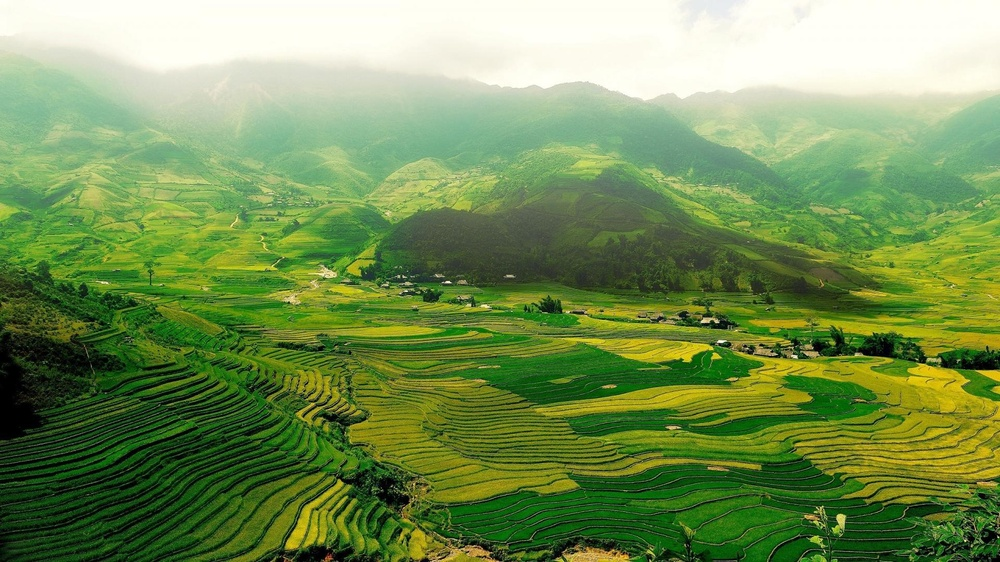
#> input picture Linear-Algebra/Practical-4 (Basic Matrix Operation)/Picture.jpg, 1000 x 562 px, shrunk from 1920 x 1080 before the run
$ python ImageTranslation.py
#> lines starting #> are read from the running program, lines starting #| are printed output that depends on the picture
import numpy as np
import cv2
import matplotlib.pyplot as plt

img = cv2.imread("Picture.jpg")
#> img is the input picture: shape (562, 1000, 3); mean B, G, R 85.7, 145.2, 117.4
img = cv2.cvtColor(img, cv2.COLOR_BGR2RGB)

plt.axis('off')
plt.imshow(img)
plt.show()

rows, cols, dim = img.shape
#> rows = 562; cols = 1000; dim = 3

M = np.float32([[1, 0, -150],
                [0, 1, -150],
                [0, 0, 1]])

translated_img = cv2.warpPerspective(img, M, (cols, rows))
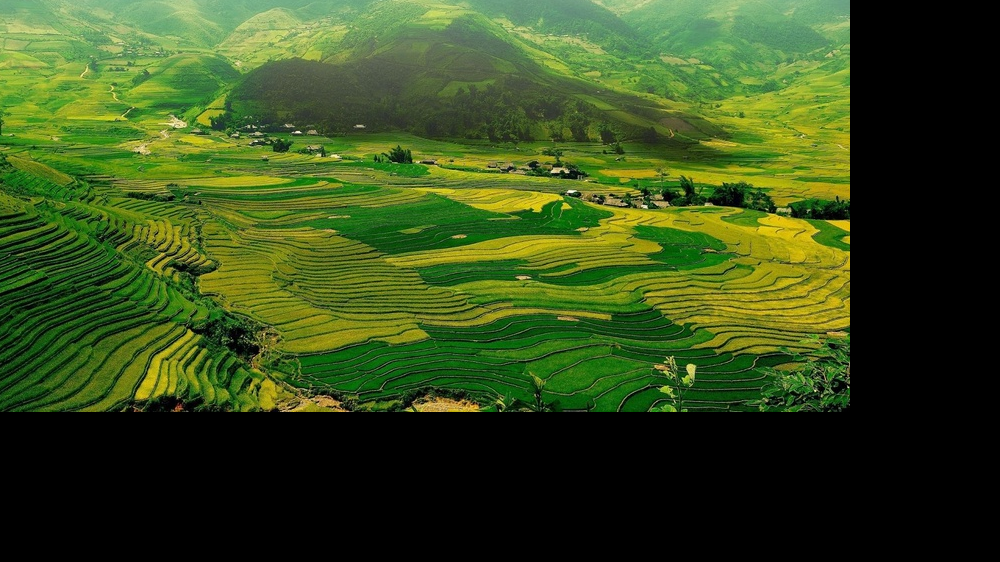
#> translated_img: shape (562, 1000, 3); mean R, G, B 54.2, 74.6, 26.9

plt.axis('off')
plt.imshow(translated_img)
plt.show()
plt.imsave("Picture_translated.jpg", translated_img)

$ run again, with Linear-Algebra/Practical-4 (Basic Matrix Operation)/city_reflected.jpg copied over Linear-Algebra/Practical-4 (Basic Matrix Operation)/Picture.jpg
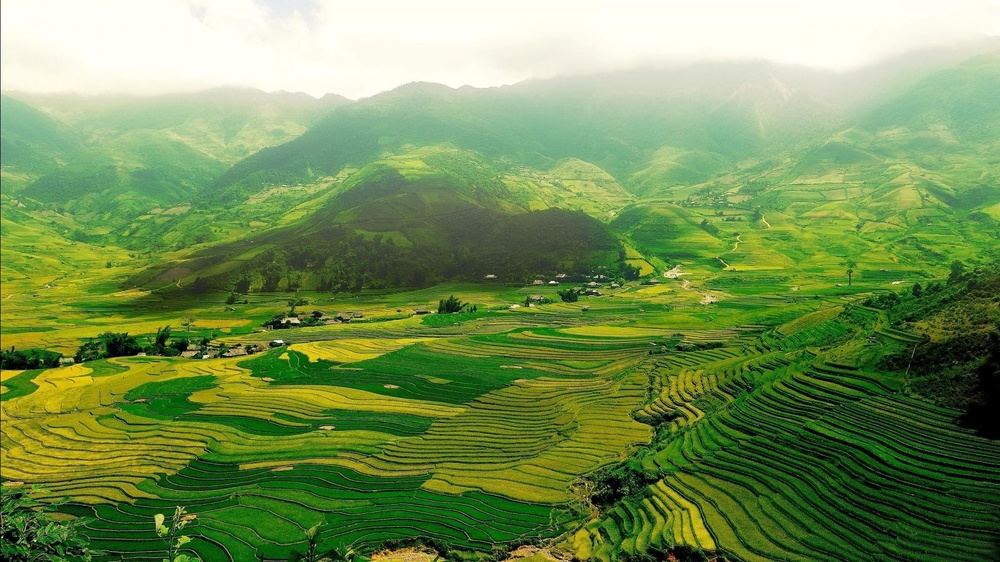
#> input picture Linear-Algebra/Practical-4 (Basic Matrix Operation)/city_reflected.jpg, 1000 x 562 px, shrunk from 1920 x 1080 before the run
#> img is the input picture: shape (562, 1000, 3); mean B, G, R 86.1, 145.2, 117.5
#> `translated_img = cv2.warpPerspective(img, M, (cols, rows))`:
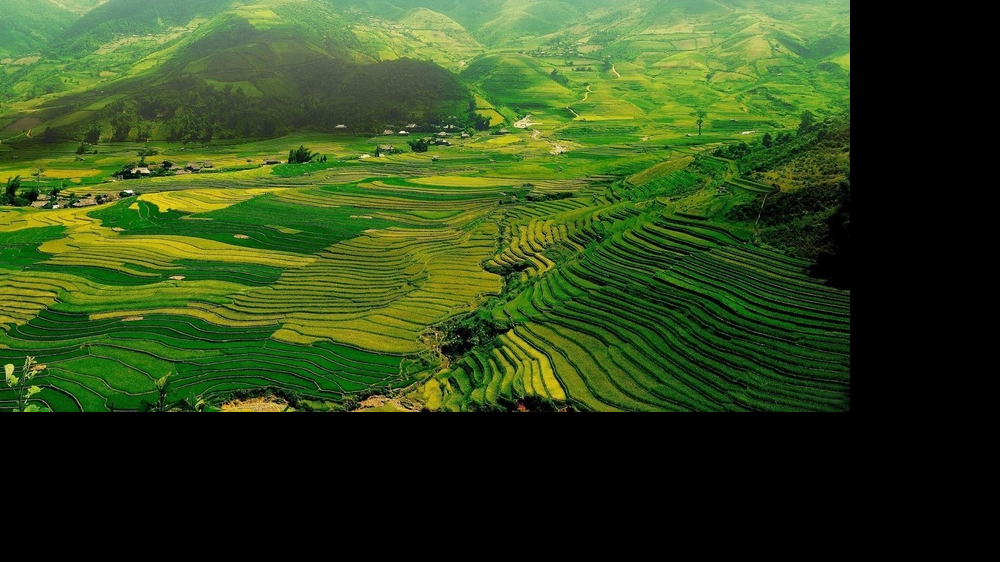
#> translated_img: shape (562, 1000, 3); mean R, G, B 48.3, 69.6, 26.7
